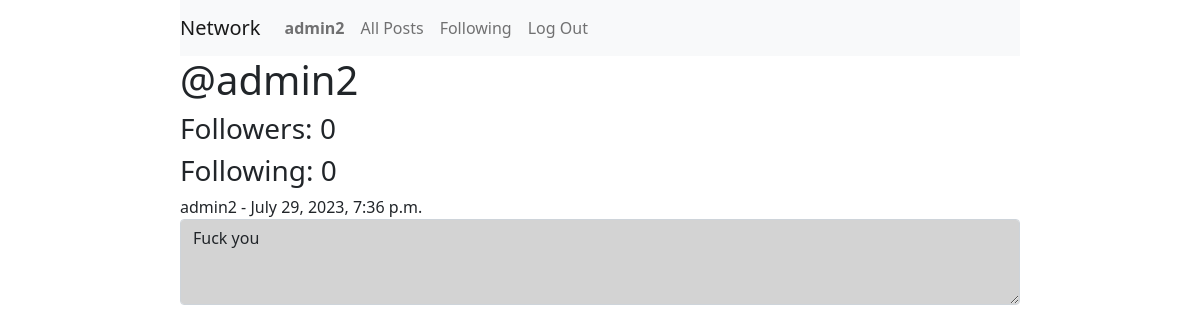
/profile/2 (signed in), run on the app's committed database.
### network/models.py (models this page shows, shortened)
class User(AbstractUser):
    pass

class Post(models.Model):
    content = models.TextField(max_length=600)
    author = models.ForeignKey(User, on_delete=models.CASCADE)
    timestamp = models.DateTimeField(auto_now_add=True)

### network/views.py (the view)
# urls.py: path("profile/<int:id>", views.get_profile, name="profile"),
def get_profile(request, id):
    user = User.objects.get(id=id)
    all_posts = Post.objects.filter(author = user).order_by("-timestamp")
    followings = Follow.objects.filter(user=user)
    followers  = Follow.objects.filter(followed = user)
    current_user = request.user
    is_following = followers.filter(user=User.objects.get(pk=current_user.id))
    is_following = bool(is_following)
    paginator = Paginator(all_posts, 10)
    page_number = request.GET.get('p')
    posts = paginator.get_page(page_number)
    return render(request, "network/profile.html",{
        "posts": posts,
        'username': user.username,
        'target_user_id': user.id,
        'followings': followings,
        'followers': followers,
        'is_following': is_following
    })

### network/templates/network/profile.html (shortened to what this page needs)
{% extends "network/layout.html" %} {% block body %}
<h1>@{{username}}</h1>
<div>
  <h3>Followers:  {{followers.count}} </h3>
  <h3>Following: {{followings.count}}</h3>
</div>
<div>
  {% for post in posts %}
  <div>
    <label for="post-content">{{post.author}} - {{post.timestamp}}</label>
    <textarea
      name="post-content"
      style="background-color: lightgray"
      class="form-control"
      id="post-content"
      rows="3"
      readonly
    >
{{post.content}}</textarea
    >
  </div>
</div>
{% endfor %}
<nav
  aria-label="Page navigation example"
  class="d-flex justify-content-center mt-2"
>
</nav>
{% endblock %}

### network/templates/network/layout.html (shortened to what this page needs)
{% load static %}
<!DOCTYPE html>
<html lang="en">
  <head>
    <link
      href="https://cdn.jsdelivr.net/npm/bootstrap@5.0.0/dist/css/bootstrap.min.css"
      rel="stylesheet"
    />
    <link href="{% static 'network/styles.css' %}" rel="stylesheet" />
  </head>
  <body style="padding-left: 15%; padding-right: 15%">
    <nav class="navbar navbar-expand-lg navbar-light bg-light">
      <a class="navbar-brand" href="{% url 'index' %}">Network</a>
      <div>
        <ul class="navbar-nav mr-auto">
          {% if user.is_authenticated %}
          <li class="nav-item">
            <a class="nav-link" href="{% url 'profile' user.id %}"
              ><strong>{{ user.username }}</strong></a
            >
          </li>
          {% endif %}
          <li class="nav-item">
            <a class="nav-link" href="{% url 'index' %}">All Posts</a>
          </li>
          {% if user.is_authenticated %}
          <li class="nav-item">
            <a class="nav-link" href="#">Following</a>
          </li>
          <li class="nav-item">
            <a class="nav-link" href="{% url 'logout' %}">Log Out</a>
          </li>
          {% endif %}
        </ul>
      </div>
    </nav>
    <div class="body">{% block body %} {% endblock %}</div>
  </body>
</html>

### data on the page
User: username "admin2"
Post: author "admin2", timestamp "July 29, 2023, 7:36 p.m.", post-content "Fuck you"

### other printed values
{{ followers.count }} "0"
{{ followings.count }} "0"
